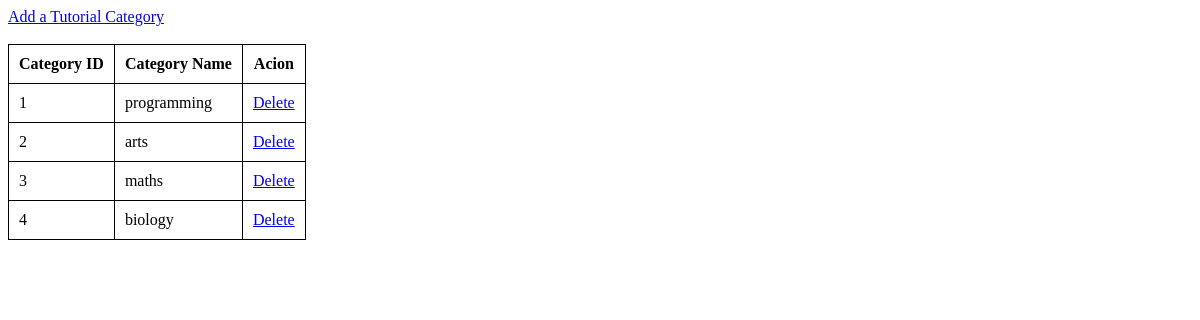
The page /Views/tutorialCategoryTable.php (signed in) on the database as committed earlier.
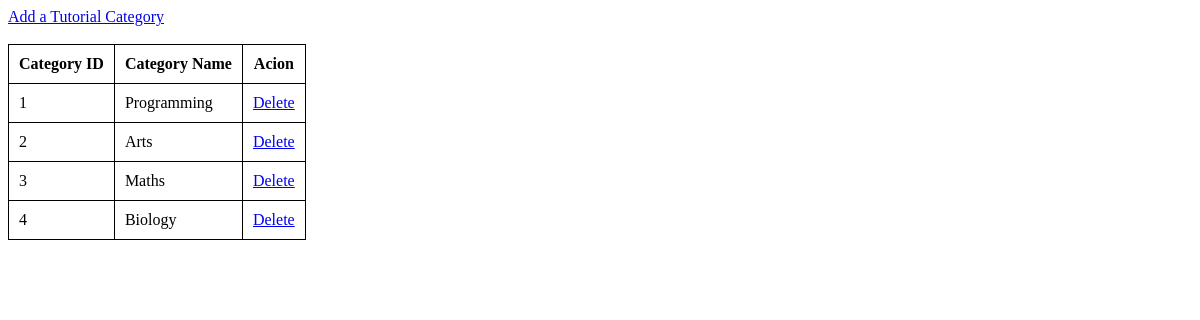
The same page on the database as committed later.
### tables this page shows
CREATE TABLE `tutorial_categeory` ( `id` INT NOT NULL AUTO_INCREMENT , `name` VARCHAR(100) NOT NULL , PRIMARY KEY (`id`));

### Models/TutorialCategoryModel.php (called while the page is built, shortened)
<?php
	require_once "DBconfig.php";
	function getTutorialCategoryTable(){
		global $database_connection;
		$sql_query         = "SELECT * FROM tutorial_categeory";
		$sql_query_execute = mysqli_query($database_connection, $sql_query);
		return $sql_query_execute;
	}
?>

### Views/tutorialCategoryTable.php (the view, shortened to what this page needs)
<?php
    require_once "../Models/TutorialCategoryModel.php";
    $tutorial_category_table = getTutorialCategoryTable();
?>
<!DOCTYPE html>
<html>
<head>
</head>
<body>
	<a href="addTutorialCategory.php">Add a Tutorial Category</a><br><br>
	<table>
		<tr>
			<th>Category ID</th>
			<th>Category Name</th>
			<th>Acion</th>
		</tr>
		<?php while($row = mysqli_fetch_assoc($tutorial_category_table)){ ?>
		<tr>
			<td><?php echo $row["id"] ?></td>
			<td><?php echo $row["name"] ?></td>
			<td><a href="#">Delete</a></td>
		</tr>
		<?php } ?>
	</table>
</body>
</html>

Rows that differ between the two databases and show on the page:
changed tutorial_categeory id 1: name "programming" → "Programming"
changed tutorial_categeory id 2: name "arts" → "Arts"
changed tutorial_categeory id 3: name "maths" → "Maths"
changed tutorial_categeory id 4: name "biology" → "Biology"
